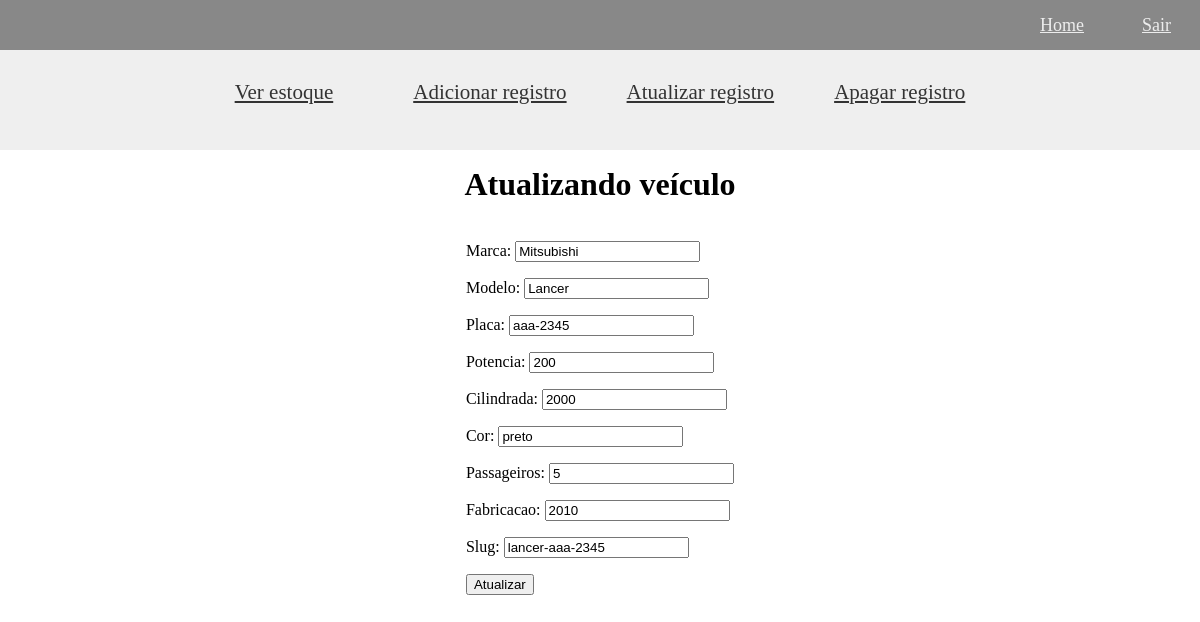
The app's page /concessionaria/manage/atualizar-registro/7 (signed in) with its own data.
### carros/models.py (models this page shows, shortened)
class Carro(models.Model):
    marca = models.CharField(max_length=255)
    modelo = models.CharField(max_length=255)
    slug = models.SlugField(max_length=255, unique=True)
    placa = models.CharField(max_length=8, unique=True)
    potencia = models.IntegerField()
    cilindrada = models.CharField(max_length=4)
    cor = models.CharField(max_length=30)
    passageiros = models.IntegerField()
    publicacao = models.DateTimeField(auto_now_add=True)
    fabricacao = models.IntegerField()

### carros/views.py (the view)
# urls.py: path('manage/atualizar-registro/<int:id>', views.editarVeiculo, name='atualizar'),
@login_required
def editarVeiculo(request, id):
    edit = get_object_or_404(Carro, pk=id)
    form = CarForm(instance=edit)
    if(request.method == 'POST'):
        form = CarForm(request.POST, instance=edit)
        if form.is_valid():
            edit.save()
            return redirect('/')
        else:
            return render(request, 'atualizar.html',{'form': form, 'edit':edit})
    else:
        return render(request, 'atualizar.html',{'form': form, 'edit':edit})

### carros/forms.py
class CarForm(forms.ModelForm):
    class Meta:
        model = Carro
        fields = ('marca', 'modelo', 'placa', 'potencia', 'cilindrada', 'cor', 'passageiros', 'fabricacao', 'slug')

### carros/templates/atualizar.html (shortened to what this page needs)
{% extends 'base.html' %}
{% block content %}
<div id="header">
    <a style="cursor: pointer; padding: 0 30px" href="/concessionaria">Ver estoque</a>
    <a style="cursor: pointer; padding: 0 30px; margin-left: 20px" href="/concessionaria/adicionar-registro">Adicionar
        registro</a>
    <a style="cursor: pointer; padding: 0 30px" href="{{ carro.get_absolute_url }}">Atualizar registro</a>
    <a style="cursor: pointer; padding: 0 30px" href="/concessionaria">Apagar registro</a>
</div>
<div id="form">
    <h1>Atualizando veículo</h1>
    <form method='POST'>
        {{ form.as_p }}
        <input type="submit" value="Atualizar">
    </form>
</div>
{% endblock %}

### carros/static/css/home.css (style rules this page uses)
#header { display: flex; justify-content: center; align-items: center; padding: 30px; margin-bottom: 10px; }
body { background-color: #fff; margin: 0; padding: 0; }
#content a { font-size: 21px; color: #333 }
#form { display: flex; flex-direction: column; align-items: center; justify-content: center; }

### records on screen
Carro: marca "Mitsubishi", modelo "Lancer", placa "aaa-2345", potencia "200", cilindrada "2000", cor "preto", passageiros "5", fabricacao "2010", slug "lancer-aaa-2345"
